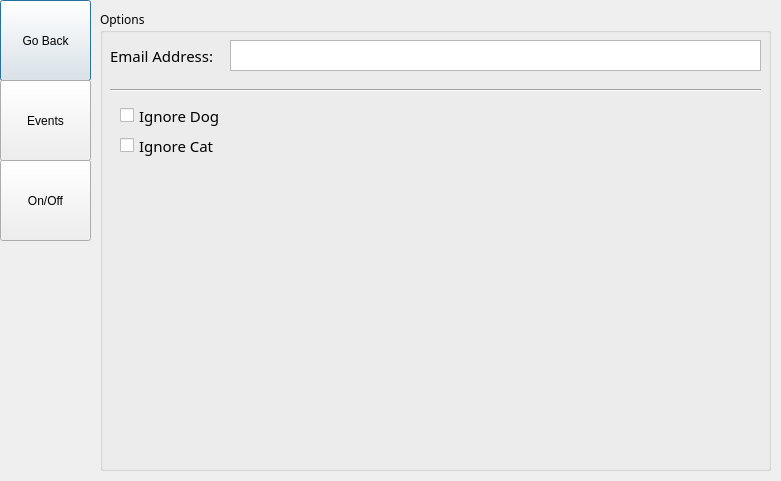
<?xml version="1.0" encoding="UTF-8"?>
<ui version="4.0">
 <class>Options</class>
 <widget class="QDialog" name="Options">
  <property name="geometry">
   <rect>
    <x>0</x>
    <y>0</y>
    <width>781</width>
    <height>481</height>
   </rect>
  </property>
  <property name="windowTitle">
   <string>Dialog</string>
  </property>
  <widget class="QWidget" name="widget" native="true">
   <property name="geometry">
    <rect>
     <x>0</x>
     <y>0</y>
     <width>91</width>
     <height>481</height>
    </rect>
   </property>
   <property name="sizePolicy">
    <sizepolicy hsizetype="Expanding" vsizetype="Expanding">
     <horstretch>0</horstretch>
     <verstretch>0</verstretch>
    </sizepolicy>
   </property>
   <widget class="QPushButton" name="goBack">
    <property name="geometry">
     <rect>
      <x>0</x>
      <y>0</y>
      <width>91</width>
      <height>81</height>
     </rect>
    </property>
    <property name="text">
     <string>Go Back</string>
    </property>
    <property name="checkable">
     <bool>false</bool>
    </property>
   </widget>
   <widget class="QPushButton" name="optEvents">
    <property name="geometry">
     <rect>
      <x>0</x>
      <y>80</y>
      <width>91</width>
      <height>81</height>
     </rect>
    </property>
    <property name="text">
     <string>Events</string>
    </property>
   </widget>
   <widget class="QPushButton" name="optOn">
    <property name="geometry">
     <rect>
      <x>0</x>
      <y>160</y>
      <width>91</width>
      <height>81</height>
     </rect>
    </property>
    <property name="text">
     <string>On/Off</string>
    </property>
   </widget>
  </widget>
  <widget class="QGroupBox" name="OptionsBox">
   <property name="geometry">
    <rect>
     <x>100</x>
     <y>10</y>
     <width>671</width>
     <height>461</height>
    </rect>
   </property>
   <property name="sizePolicy">
    <sizepolicy hsizetype="Expanding" vsizetype="Preferred">
     <horstretch>0</horstretch>
     <verstretch>0</verstretch>
    </sizepolicy>
   </property>
   <property name="font">
    <font>
     <family>Montserrat ExtraBold</family>
     <pointsize>9</pointsize>
    </font>
   </property>
   <property name="title">
    <string notr="true">Options</string>
   </property>
   <property name="flat">
    <bool>false</bool>
   </property>
   <property name="checkable">
    <bool>false</bool>
   </property>
   <widget class="QLabel" name="label">
    <property name="geometry">
     <rect>
      <x>10</x>
      <y>30</y>
      <width>111</width>
      <height>31</height>
     </rect>
    </property>
    <property name="font">
     <font>
      <family>Montserrat</family>
      <pointsize>11</pointsize>
     </font>
    </property>
    <property name="text">
     <string notr="true">Email Address:</string>
    </property>
   </widget>
   <widget class="QTextEdit" name="textEdit">
    <property name="geometry">
     <rect>
      <x>130</x>
      <y>30</y>
      <width>531</width>
      <height>31</height>
     </rect>
    </property>
   </widget>
   <widget class="Line" name="line">
    <property name="geometry">
     <rect>
      <x>10</x>
      <y>65</y>
      <width>651</width>
      <height>31</height>
     </rect>
    </property>
    <property name="orientation">
     <enum>Qt::Horizontal</enum>
    </property>
   </widget>
   <widget class="QCheckBox" name="checkBox">
    <property name="geometry">
     <rect>
      <x>20</x>
      <y>90</y>
      <width>141</width>
      <height>31</height>
     </rect>
    </property>
    <property name="font">
     <font>
      <family>Montserrat</family>
      <pointsize>11</pointsize>
     </font>
    </property>
    <property name="text">
     <string>Ignore Dog</string>
    </property>
    <property name="checked">
     <bool>false</bool>
    </property>
   </widget>
   <widget class="QCheckBox" name="checkBox_2">
    <property name="geometry">
     <rect>
      <x>20</x>
      <y>120</y>
      <width>141</width>
      <height>31</height>
     </rect>
    </property>
    <property name="font">
     <font>
      <family>Montserrat</family>
      <pointsize>11</pointsize>
     </font>
    </property>
    <property name="text">
     <string>Ignore Cat</string>
    </property>
    <property name="checked">
     <bool>false</bool>
    </property>
   </widget>
  </widget>
 </widget>
 <resources/>
 <connections/>
</ui>
